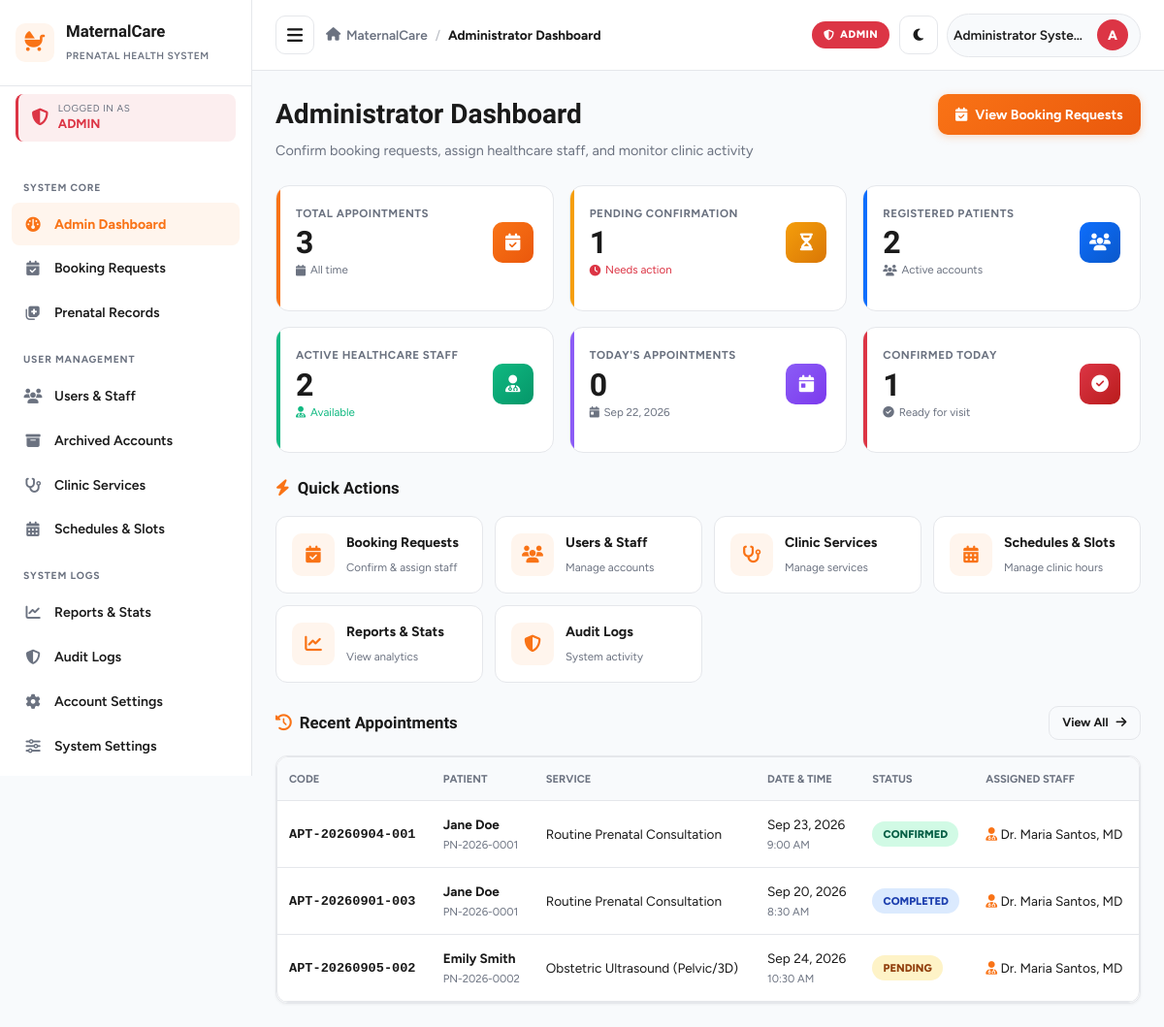
Page /admin/dashboard.php (signed in) on the committed database.
### tables this page shows
CREATE TABLE IF NOT EXISTS `appointments` (
    `id` INT AUTO_INCREMENT PRIMARY KEY,
    `appointment_code` VARCHAR(20) NOT NULL UNIQUE,
    `patient_id` INT NOT NULL,
    `service_id` INT NOT NULL,
    `healthcare_worker_id` INT DEFAULT NULL,
    `appointment_date` DATE NOT NULL,
    `appointment_time` TIME NOT NULL,
    `status` ENUM('pending', 'confirmed', 'completed', 'cancelled', 'missed') NOT NULL DEFAULT 'pending',
    `notes` TEXT DEFAULT NULL,
    `room` VARCHAR(100) DEFAULT NULL,
    `worker_notified` TINYINT(1) NOT NULL DEFAULT 0,
    `worker_confirmed_at` DATETIME DEFAULT NULL,
    `created_at` TIMESTAMP DEFAULT CURRENT_TIMESTAMP,
    `updated_at` TIMESTAMP DEFAULT CURRENT_TIMESTAMP ON UPDATE CURRENT_TIMESTAMP,
    INDEX `idx_appt_date_service` (`appointment_date`, `service_id`, `status`),
    FOREIGN KEY (`patient_id`) REFERENCES `patients`(`id`) ON DELETE CASCADE,
    FOREIGN KEY (`service_id`) REFERENCES `services`(`id`) ON DELETE RESTRICT,
    FOREIGN KEY (`healthcare_worker_id`) REFERENCES `users`(`id`) ON DELETE SET NULL
);

CREATE TABLE IF NOT EXISTS `users` (
    `id` INT AUTO_INCREMENT PRIMARY KEY,
    `username` VARCHAR(50) NOT NULL UNIQUE,
    `email` VARCHAR(100) NOT NULL UNIQUE,
    `password` VARCHAR(255) NOT NULL,
    `role` ENUM('patient', 'healthcare_worker', 'admin') NOT NULL DEFAULT 'patient',
    `full_name` VARCHAR(100) NOT NULL,
    `phone` VARCHAR(20) DEFAULT NULL,
    `status` ENUM('active', 'inactive', 'archived') NOT NULL DEFAULT 'active',
    `address` TEXT DEFAULT NULL,
    `avatar` VARCHAR(255) DEFAULT NULL,
    `room` VARCHAR(100) DEFAULT NULL,
    `deleted_at` TIMESTAMP NULL DEFAULT NULL,
    `created_at` TIMESTAMP DEFAULT CURRENT_TIMESTAMP,
    `updated_at` TIMESTAMP DEFAULT CURRENT_TIMESTAMP ON UPDATE CURRENT_TIMESTAMP
);

CREATE TABLE IF NOT EXISTS `patients` (
    `id` INT AUTO_INCREMENT PRIMARY KEY,
    `user_id` INT NOT NULL,
    `patient_code` VARCHAR(20) NOT NULL UNIQUE,
    `dob` DATE DEFAULT NULL,
    `address` TEXT DEFAULT NULL,
    `blood_type` VARCHAR(5) DEFAULT 'A+',
    `emergency_contact_name` VARCHAR(100) DEFAULT NULL,
    `emergency_contact_phone` VARCHAR(20) DEFAULT NULL,
    `lmp` DATE DEFAULT NULL,
    `edd` DATE DEFAULT NULL,
    `gravida` INT DEFAULT 1,
    `para` INT DEFAULT 0,
    `abortus` INT DEFAULT 0,
    `medical_history` TEXT DEFAULT NULL,
    `created_at` TIMESTAMP DEFAULT CURRENT_TIMESTAMP,
    FOREIGN KEY (`user_id`) REFERENCES `users`(`id`) ON DELETE CASCADE
);

CREATE TABLE IF NOT EXISTS `services` (
    `id` INT AUTO_INCREMENT PRIMARY KEY,
    `service_name` VARCHAR(100) NOT NULL,
    `description` TEXT DEFAULT NULL,
    `duration_minutes` INT NOT NULL DEFAULT 30,
    `max_daily_slots` INT NOT NULL DEFAULT 15,
    `is_active` TINYINT(1) NOT NULL DEFAULT 1,
    `created_at` TIMESTAMP DEFAULT CURRENT_TIMESTAMP
);

### config/config.php (called while the page is built, shortened)
<?php
function sanitize($data) {
    return htmlspecialchars(trim((string)$data), ENT_QUOTES, 'UTF-8');
}
function formatDate($dateStr, $format = 'M d, Y') {
    return date($format, strtotime($dateStr));
}

### admin/dashboard.php (the view, shortened to what this page needs)
<?php
require_once __DIR__ . '/../config/config.php';
try {
    $db = getDB();
    $stmt = $db->query("SELECT COUNT(*) FROM appointments");
    $totalAppointments = (int)$stmt->fetchColumn();
    $stmt = $db->query("SELECT COUNT(*) FROM appointments WHERE status = 'pending'");
    $pendingCount = (int)$stmt->fetchColumn();
    $stmt = $db->query("SELECT COUNT(*) FROM users WHERE role = 'patient' AND status = 'active'");
    $totalPatients = (int)$stmt->fetchColumn();
    $stmt = $db->query("SELECT COUNT(*) FROM users WHERE role = 'healthcare_worker' AND status = 'active'");
    $totalStaff = (int)$stmt->fetchColumn();
    $stmt = $db->query("SELECT COUNT(*) FROM appointments WHERE appointment_date = CURDATE()");
    $todayAppointments = (int)$stmt->fetchColumn();
    $stmt = $db->query("SELECT COUNT(*) FROM appointments WHERE status = 'confirmed'");
    $confirmedCount = (int)$stmt->fetchColumn();
    $stmt = $db->query("
        SELECT a.*, s.service_name, u.full_name as patient_name,
               hw.full_name as worker_name, p.patient_code
        FROM appointments a
        JOIN patients p ON a.patient_id = p.id
        JOIN users u ON p.user_id = u.id
        JOIN services s ON a.service_id = s.id
        LEFT JOIN users hw ON a.healthcare_worker_id = hw.id
        ORDER BY a.created_at DESC
        LIMIT 5
    ");
    $recentAppointments = $stmt->fetchAll();
} catch (Exception $e) {
    die("Dashboard error: " . $e->getMessage());
}
include __DIR__ . '/../includes/header.php';
?>
<div class="page-header">
    <div class="page-title">
        <h1>Administrator Dashboard</h1>
        <p>Confirm booking requests, assign healthcare staff, and monitor clinic activity</p>
    </div>
    <div>
        <a href="appointments.php" class="btn btn-primary">
            <i class="fa-solid fa-calendar-check"></i> View Booking Requests
        </a>
    </div>
</div>
<div class="stats-grid">
    <div class="stat-card orange">
        <div class="stat-header">
            <div>
                <div class="stat-label">Total Appointments</div>
                <div class="stat-value"><?php echo $totalAppointments; ?></div>
                <div class="stat-sub">
                    <i class="fa-solid fa-calendar"></i> All time
                </div>
            </div>
            <div class="stat-icon orange">
                <i class="fa-solid fa-calendar-check"></i>
            </div>
        </div>
    </div>
    <div class="stat-card yellow">
        <div class="stat-header">
            <div>
                <div class="stat-label">Pending Confirmation</div>
                <div class="stat-value"><?php echo $pendingCount; ?></div>
                <div class="stat-sub negative">
                    <i class="fa-solid fa-clock"></i> Needs action
                </div>
            </div>
            <div class="stat-icon yellow">
                <i class="fa-solid fa-hourglass-half"></i>
            </div>
        </div>
    </div>
    <div class="stat-card blue">
        <div class="stat-header">
            <div>
                <div class="stat-label">Registered Patients</div>
                <div class="stat-value"><?php echo $totalPatients; ?></div>
                <div class="stat-sub">
                    <i class="fa-solid fa-users"></i> Active accounts
                </div>
            </div>
            <div class="stat-icon blue">
                <i class="fa-solid fa-users"></i>
            </div>
        </div>
    </div>
    <div class="stat-card green">
        <div class="stat-header">
            <div>
                <div class="stat-label">Active Healthcare Staff</div>
                <div class="stat-value"><?php echo $totalStaff; ?></div>
                <div class="stat-sub positive">
                    <i class="fa-solid fa-user-doctor"></i> Available
                </div>
            </div>
            <div class="stat-icon green">
                <i class="fa-solid fa-user-doctor"></i>
            </div>
        </div>
    </div>
    <div class="stat-card purple">
        <div class="stat-header">
            <div>
                <div class="stat-label">Today's Appointments</div>
                <div class="stat-value"><?php echo $todayAppointments; ?></div>
                <div class="stat-sub">
                    <i class="fa-solid fa-calendar-day"></i> <?php echo date('M d, Y'); ?>
                </div>
            </div>
            <div class="stat-icon purple">
                <i class="fa-solid fa-calendar-day"></i>
            </div>
        </div>
    </div>
    <div class="stat-card red">
        <div class="stat-header">
            <div>
                <div class="stat-label">Confirmed Today</div>
                <div class="stat-value"><?php echo $confirmedCount; ?></div>
                <div class="stat-sub">
                    <i class="fa-solid fa-circle-check"></i> Ready for visit
                </div>
            </div>
            <div class="stat-icon red">
                <i class="fa-solid fa-circle-check"></i>
            </div>
        </div>
    </div>
</div>
<div class="section-header">
    <h3><i class="fa-solid fa-bolt text-primary"></i> Quick Actions</h3>
</div>
<div class="action-tiles">
    <a href="appointments.php" class="action-tile">
        <div class="action-tile-icon">
            <i class="fa-solid fa-calendar-check"></i>
        </div>
        <div class="action-tile-text">
            <strong>Booking Requests</strong>
            <small>Confirm & assign staff</small>
        </div>
    </a>
    <a href="users.php" class="action-tile">
        <div class="action-tile-icon">
            <i class="fa-solid fa-users"></i>
        </div>
        <div class="action-tile-text">
            <strong>Users & Staff</strong>
            <small>Manage accounts</small>
        </div>
    </a>
    <a href="services.php" class="action-tile">
        <div class="action-tile-icon">
            <i class="fa-solid fa-stethoscope"></i>
        </div>
        <div class="action-tile-text">
            <strong>Clinic Services</strong>
            <small>Manage services</small>
        </div>
    </a>
    <a href="schedules.php" class="action-tile">
        <div class="action-tile-icon">
            <i class="fa-solid fa-calendar-days"></i>
        </div>
        <div class="action-tile-text">
            <strong>Schedules & Slots</strong>
            <small>Manage clinic hours</small>
        </div>
    </a>
    <a href="reports.php" class="action-tile">
        <div class="action-tile-icon">
            <i class="fa-solid fa-chart-line"></i>
        </div>
        <div class="action-tile-text">
            <strong>Reports & Stats</strong>
            <small>View analytics</small>
        </div>
    </a>
    <a href="audit_logs.php" class="action-tile">
        <div class="action-tile-icon">
            <i class="fa-solid fa-shield-halved"></i>
        </div>
        <div class="action-tile-text">
            <strong>Audit Logs</strong>
            <small>System activity</small>
        </div>
    </a>
</div>
<div class="section-header">
    <h3><i class="fa-solid fa-clock-rotate-left text-primary"></i> Recent Appointments</h3>
    <a href="appointments.php" class="btn btn-outline btn-sm">
        View All <i class="fa-solid fa-arrow-right"></i>
    </a>
</div>
<div class="dashboard-card" style="padding: 0; overflow: hidden;">
    <div class="table-responsive">
        <table class="table">
            <thead>
                <tr>
                    <th>Code</th>
                    <th>Patient</th>
                    <th>Service</th>
                    <th>Date & Time</th>
                    <th>Status</th>
                    <th>Assigned Staff</th>
                </tr>
            </thead>
            <tbody>
                <?php if (count($recentAppointments) > 0): ?>
                    <?php foreach ($recentAppointments as $a): ?>
                        <tr>
                            <td><strong><code><?php echo sanitize($a['appointment_code']); ?></code></strong></td>
                            <td>
                                <strong><?php echo sanitize($a['patient_name']); ?></strong><br>
                                <small class="text-muted"><?php echo sanitize($a['patient_code']); ?></small>
                            </td>
                            <td><?php echo sanitize($a['service_name']); ?></td>
                            <td>
                                <?php echo formatDate($a['appointment_date']); ?><br>
                                <small class="text-muted"><?php echo date('g:i A', strtotime($a['appointment_time'])); ?></small>
                            </td>
                            <td>
                                <span class="badge badge-<?php echo $a['status']; ?>">
                                    <?php echo ucfirst($a['status']); ?>
                                </span>
                            </td>
                            <td>
                                <?php if (!empty($a['worker_name'])): ?>
                                    <i class="fa-solid fa-user-doctor text-primary"></i>
                                    <?php echo sanitize($a['worker_name']); ?>
                                <?php else: ?>
                                    <span class="badge badge-pending" style="font-size:0.7rem;">Unassigned</span>
                                <?php endif; ?>
                            </td>
                        </tr>
                    <?php endforeach; ?>
                <?php endif; ?>
            </tbody>
        </table>
    </div>
</div>
<?php include __DIR__ . '/../includes/footer.php'; ?>

### rows in the picture
appointments: appointment_code "APT-20260904-001", users.full_name "Jane Doe", patient.patient_code "PN-2026-0001", service.service_name "Routine Prenatal Consultation", appointment_date "Sep 23, 2026", appointment_time "9:00 AM", status "CONFIRMED", healthcare_worker.full_name "Dr. Maria Santos, MD"
appointments: appointment_code "APT-20260901-003", users.full_name "Jane Doe", patient.patient_code "PN-2026-0001", service.service_name "Routine Prenatal Consultation", appointment_date "Sep 20, 2026", appointment_time "8:30 AM", status "COMPLETED", healthcare_worker.full_name "Dr. Maria Santos, MD"
appointments: appointment_code "APT-20260905-002", users.full_name "Emily Smith", patient.patient_code "PN-2026-0002", service.service_name "Obstetric Ultrasound (Pelvic/3D)", appointment_date "Sep 24, 2026", appointment_time "10:30 AM", status "PENDING", healthcare_worker.full_name "Dr. Maria Santos, MD"

### other values in the picture
$role['label'] "ADMIN"
$item['section'] "SYSTEM CORE"
$item['label'] "Admin Dashboard"
$item['label'] "Booking Requests"
$item['label'] "Prenatal Records"
$item['section'] "USER MANAGEMENT"
$item['label'] "Users & Staff"
$item['label'] "Archived Accounts"
$item['label'] "Clinic Services"
$item['label'] "Schedules & Slots"
$item['section'] "SYSTEM LOGS"
$item['label'] "Reports & Stats"
$item['label'] "Audit Logs"
$item['label'] "Account Settings"
$item['label'] "System Settings"
